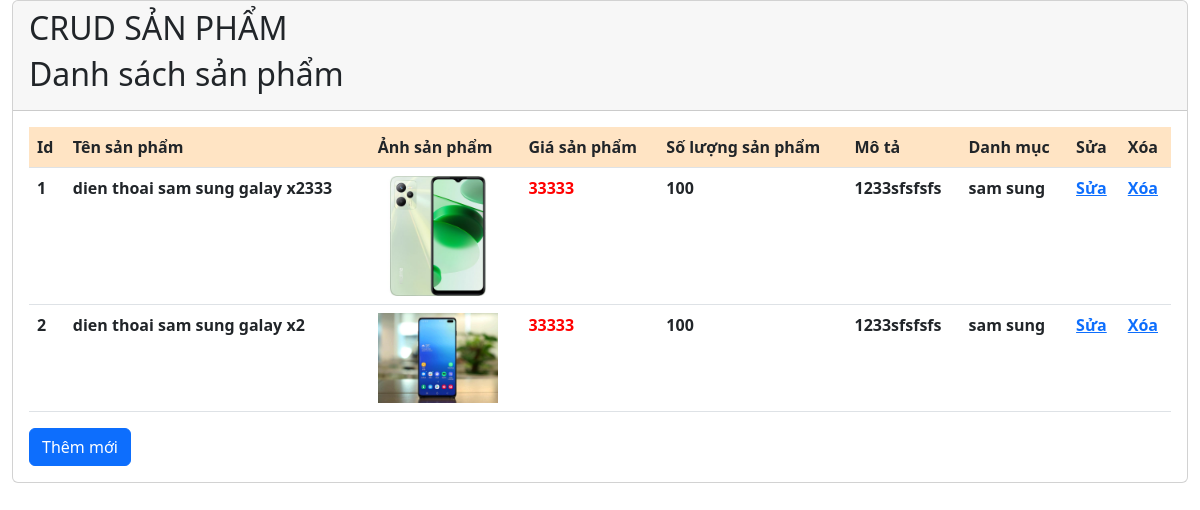
Page /php1/index.php on the committed database.
### tables this page shows
CREATE TABLE `products` (
  `prd_id` int(5) NOT NULL,
  `prd_name` varchar(255) NOT NULL,
  `image` char(50) NOT NULL,
  `price` int(20) NOT NULL,
  `quantity` int(20) NOT NULL,
  `description` varchar(255) NOT NULL,
  `brand_id` int(5) NOT NULL
);

CREATE TABLE `brands` (
  `brand_id` int(5) NOT NULL,
  `brand_name` varchar(50) NOT NULL
);

### php1/sanpham/danhsach.php (the view, shortened to what this page needs)
<div class="container-fluid">
    <?php
        $sql = "SELECT * FROM products inner join brands on products.brand_id = brands.brand_id";  $query = mysqli_query($connect,$sql);
    ?>
    <div class="card">
        <div class="card-header">
            <h2>CRUD SẢN PHẨM</h2>
            <h2>Danh sách sản phẩm</h2>
        </div>
        <div class="card-body">
            <table class="table">
                <thead style="background-color:bisque;">
                    <tr>
                        <th>Id</th>
                        <th>Tên sản phẩm</th>
                        <th>Ảnh sản phẩm</th>
                        <th>Giá sản phẩm</th>
                        <th>Số lượng sản phẩm</th>
                        <th>Mô tả</th>
                        <th>Danh mục</th>
                        <th>Sửa</th>
                        <th>Xóa</th>
                    </tr>
                </thead>
                <tbody>
                    <?php
                    $i = 1;
                    while ($row = mysqli_fetch_assoc($query)){?>
                    <tr>
                        <th><?php echo $i++; ?></th>
                        <th><?php echo $row['prd_name']; ?></th>
                        <th><img style="width: 120px;" src="img/<?php echo $row['image'];?>" alt=""></th>
                        <th style="color: red;"><?php echo $row['price']; ?></th>
                        <th><?php echo $row['quantity']; ?></th>
                        <th><?php echo $row['description']; ?></th>
                        <th><?php echo $row['brand_name']; ?></th>
                        <th><a href="index.php?page_layout=sua&id=<?php echo $row['prd_id'];?>">Sửa</a></th>
                        <th><a onclick="return Del('<?php echo $row['prd_name'];?>')"
                                href="index.php?page_layout=xoa&id=<?php echo $row['prd_id'];?>">Xóa</a>
                        </th>
                    </tr>
                    <?php } ?>
                </tbody>
            </table>
            <a class="btn btn-primary" href="index.php?page_layout=them">Thêm mới </a>
        </div>
    </div>
</div>

### php1/index.php (shortened to what this page needs)
<?php
    require_once 'config/db.php';
?>
<!DOCTYPE html>
<html lang="en">
<head>
    <link href="https://cdn.jsdelivr.net/npm/bootstrap@5.2.0/dist/css/bootstrap.min.css" rel="stylesheet"
>
</head>
<body>
    <?php
        if(isset($_GET['page_layout'])){
            switch ($_GET['page_layout']) {
                case 'danhsach':
                    require_once 'sanpham/danhsach.php';
                    break;
                case 'them':
                    require_once 'sanpham/them.php';
                    break;
                case 'sua':
                    require_once 'sanpham/sua.php';
                    break;
                case 'xoa':
                    require_once 'sanpham/xoa.php';
                    break;
                default:
                    require_once 'sanpham/danhsach.php';
                    break;
            }
        }else{
                require_once 'sanpham/danhsach.php';
        }
    ?>
</body>
</html>

### rows in the picture
products: prd_name "dien thoai sam sung galay x2333", image (picture), price "33333", quantity "100", description "1233sfsfsfs", brand.brand_name "sam sung"
products: prd_name "dien thoai sam sung galay x2", image (picture), price "33333", quantity "100", description "1233sfsfsfs", brand.brand_name "sam sung"
